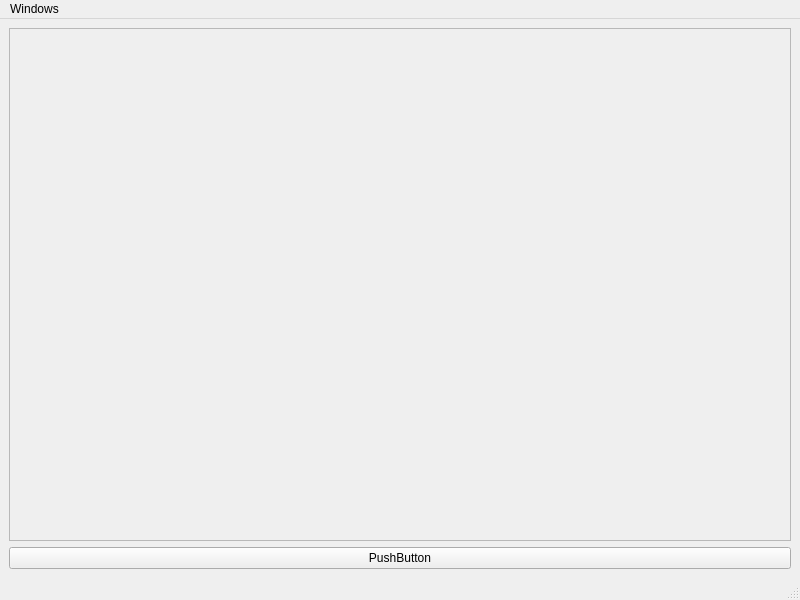
<?xml version="1.0" encoding="UTF-8"?>
<ui version="4.0">
 <class>MainWindow</class>
 <widget class="QMainWindow" name="MainWindow">
  <property name="geometry">
   <rect>
    <x>0</x>
    <y>0</y>
    <width>800</width>
    <height>600</height>
   </rect>
  </property>
  <property name="windowTitle">
   <string>MainWindow</string>
  </property>
  <widget class="QWidget" name="centralwidget">
   <layout class="QGridLayout" name="gridLayout">
    <item row="1" column="0">
     <widget class="QPushButton" name="pushButton">
      <property name="text">
       <string>PushButton</string>
      </property>
     </widget>
    </item>
    <item row="0" column="0">
     <widget class="QFrame" name="matplotlibFrame">
      <property name="frameShape">
       <enum>QFrame::StyledPanel</enum>
      </property>
      <property name="frameShadow">
       <enum>QFrame::Raised</enum>
      </property>
      <layout class="QHBoxLayout" name="horizontalLayout"/>
     </widget>
    </item>
   </layout>
  </widget>
  <widget class="QMenuBar" name="menubar">
   <property name="geometry">
    <rect>
     <x>0</x>
     <y>0</y>
     <width>800</width>
     <height>25</height>
    </rect>
   </property>
   <widget class="QMenu" name="windowsMenu">
    <property name="title">
     <string>Windows</string>
    </property>
   </widget>
   <addaction name="windowsMenu"/>
  </widget>
  <widget class="QStatusBar" name="statusbar"/>
 </widget>
 <resources/>
 <connections/>
</ui>
